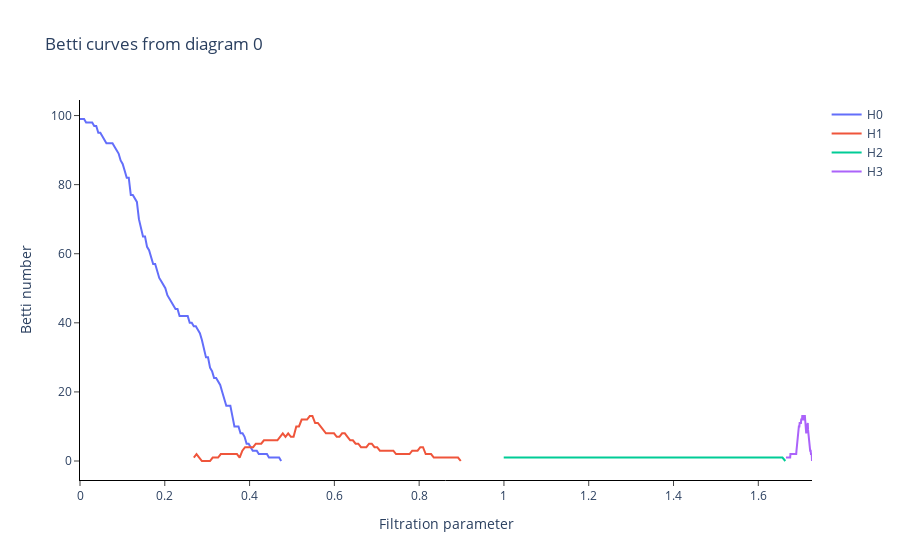

Notebook cell for this chart:
### Code cell
B = gtda.diagrams.BettiCurve()
P = B.fit_transform(Z)
B.plot(P)
